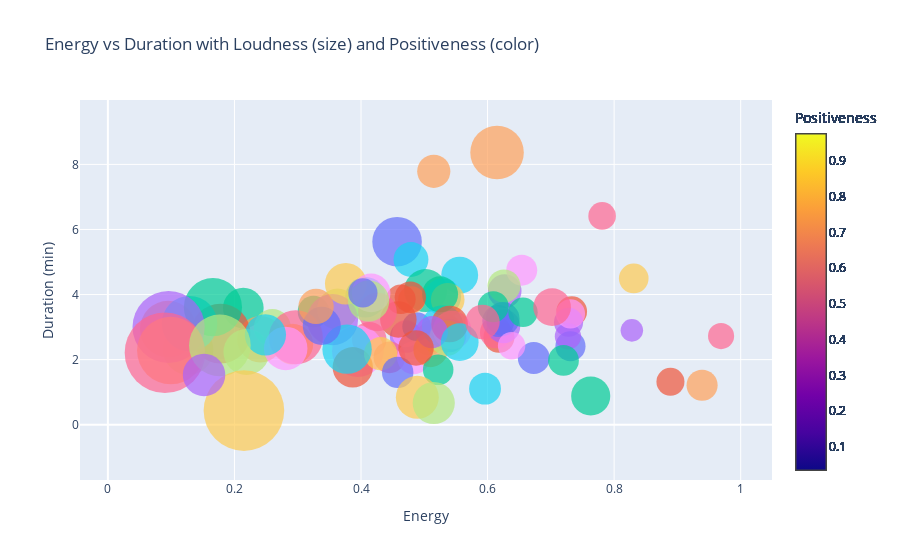

Source (notebook cell):
### Code cell
# Create Bubble Chart
fig = go.Figure()

# Add traces for each track
for index, row in filtered_df.iterrows():
    fig.add_trace(go.Scatter(
        x=[row['Energy']],
        y=[row['Duration']/(1000*60)],
        mode='markers',
        marker=dict(
            size=abs(row['Loudness']) * 3.5,  # Take the absolute value of Loudness and adjust the size of the bubbles
            color=row['Valence'],  # Use Valence for the color of the bubbles
            #colorscale='RdYlBu',  # Set the color scale from red to blue
            cmin=filtered_df['Valence'].min(),  # Set the minimum value for the color scale
            cmax=filtered_df['Valence'].max(),  # Set the maximum value for the color scale
            opacity=0.7,
            colorbar=dict(
                title='Positiveness'  # Label for the colorbar
            )
        ),
        text=row['Track Name'],  # Text to display when hovering over the bubbles
        hoverinfo='text', showlegend=False,
    ))

# Update layout
fig.update_layout(
    title='Energy vs Duration with Loudness (size) and Positiveness (color)',
    xaxis=dict(title='Energy'),
    yaxis=dict(title='Duration (min)')
)

# Show the plot
fig.show()

### Figure 1 — Plotly figure (JSON) as saved in the notebook; plotly's stock layout.template omitted (floating-point values rounded to 4 significant figures)
{"data": [{"hoverinfo": "text", "marker": {"cmax": 0.975, "cmin": 0.0357, "color": 0.175, "colorbar": {"title": {"text": "Positiveness"}}, "opacity": 0.7, "size": 49.57}, "mode": "markers", "showlegend": false, "text": "A Day In The Life - Remastered 2009", "type": "scatter", "x": [0.457], "y": [5.624]}, {"hoverinfo": "text", "marker": {"cmax": 0.975, "cmin": 0.0357, "color": 0.879, "colorbar": {"title": {"text": "Positiveness"}}, "opacity": 0.7, "size": 28.02}, "mode": "markers", "showlegend": false, "text": "Sgt. Pepper's Lonely Hearts Club Band - Reprise / Remastered 2009", "type": "scatter", "x": [0.889], "y": [1.318]}, {"hoverinfo": "text", "marker": {"cmax": 0.975, "cmin": 0.0357, "color": 0.393, "colorbar": {"title": {"text": "Positiveness"}}, "opacity": 0.7, "size": 40.7}, "mode": "markers", "showlegend": false, "text": "She's Leaving Home - Remastered 2009", "type": "scatter", "x": [0.214], "y": [3.586]}, {"hoverinfo": "text", "marker": {"cmax": 0.975, "cmin": 0.0357, "color": 0.63, "colorbar": {"title": {"text": "Positiveness"}}, "opacity": 0.7, "size": 32.03}, "mode": "markers", "showlegend": false, "text": "Lovely Rita - Remastered 2009", "type": "scatter", "x": [0.471], "y": [2.702]}, {"hoverinfo": "text", "marker": {"cmax": 0.975, "cmin": 0.0357, "color": 0.661, "colorbar": {"title": {"text": "Positiveness"}}, "opacity": 0.7, "size": 46.4}, "mode": "markers", "showlegend": false, "text": "When I'm Sixty Four - Remastered 2009", "type": "scatter", "x": [0.241], "y": [2.628]}, {"hoverinfo": "text", "marker": {"cmax": 0.975, "cmin": 0.0357, "color": 0.354, "colorbar": {"title": {"text": "Positiveness"}}, "opacity": 0.7, "size": 34.88}, "mode": "markers", "showlegend": false, "text": "Within You Without You - Remastered 2009", "type": "scatter", "x": [0.479], "y": [5.078]}, {"hoverinfo": "text", "marker": {"cmax": 0.975, "cmin": 0.0357, "color": 0.71, "colorbar": {"title": {"text": "Positiveness"}}, "opacity": 0.7, "size": 34.53}, "mode": "markers", "showlegend": false, "text": "Being For The Benefit Of Mr. Kite! - Remastered 2009", "type": "scatter", "x": [0.413], "y": [2.626]}, {"hoverinfo": "text", "marker": {"cmax": 0.975, "cmin": 0.0357, "color": 0.619, "colorbar": {"title": {"text": "Positiveness"}}, "opacity": 0.7, "size": 31.21}, "mode": "markers", "showlegend": false, "text": "Fixing A Hole - Remastered 2009", "type": "scatter", "x": [0.507], "y": [2.614]}, {"hoverinfo": "text", "marker": {"cmax": 0.975, "cmin": 0.0357, "color": 0.764, "colorbar": {"title": {"text": "Positiveness"}}, "opacity": 0.7, "size": 27.6}, "mode": "markers", "showlegend": false, "text": "Getting Better - Remastered 2009", "type": "scatter", "x": [0.471], "y": [2.802]}, {"hoverinfo": "text", "marker": {"cmax": 0.975, "cmin": 0.0357, "color": 0.803, "colorbar": {"title": {"text": "Positiveness"}}, "opacity": 0.7, "size": 32.7}, "mode": "markers", "showlegend": false, "text": "With A Little Help From My Friends - Remastered 2009", "type": "scatter", "x": [0.515], "y": [2.735]}, {"hoverinfo": "text", "marker": {"cmax": 0.975, "cmin": 0.0357, "color": 0.583, "colorbar": {"title": {"text": "Positiveness"}}, "opacity": 0.7, "size": 31.9}, "mode": "markers", "showlegend": false, "text": "Sgt. Pepper's Lonely Hearts Club Band - Remastered 2009", "type": "scatter", "x": [0.673], "y": [2.048]}, {"hoverinfo": "text", "marker": {"cmax": 0.975, "cmin": 0.0357, "color": 0.93, "colorbar": {"title": {"text": "Positiveness"}}, "opacity": 0.7, "size": 31.07}, "mode": "markers", "showlegend": false, "text": "Good Morning Good Morning - Remastered 2009", "type": "scatter", "x": [0.618], "y": [2.687]}, {"hoverinfo": "text", "marker": {"cmax": 0.975, "cmin": 0.0357, "color": 0.668, "colorbar": {"title": {"text": "Positiveness"}}, "opacity": 0.7, "size": 31.65}, "mode": "markers", "showlegend": false, "text": "Lucy In The Sky With Diamonds - Remastered 2009", "type": "scatter", "x": [0.325], "y": [3.474]}, {"hoverinfo": "text", "marker": {"cmax": 0.975, "cmin": 0.0357, "color": 0.255, "colorbar": {"title": {"text": "Positiveness"}}, "opacity": 0.7, "size": 33.76}, "mode": "markers", "showlegend": false, "text": "Strawberry Fields Forever - Stereo Mix 2015", "type": "scatter", "x": [0.627], "y": [4.107]}, {"hoverinfo": "text", "marker": {"cmax": 0.975, "cmin": 0.0357, "color": 0.641, "colorbar": {"title": {"text": "Positiveness"}}, "opacity": 0.7, "size": 26.66}, "mode": "markers", "showlegend": false, "text": "Penny Lane - Stereo Mix 2017", "type": "scatter", "x": [0.536], "y": [2.986]}, {"hoverinfo": "text", "marker": {"cmax": 0.975, "cmin": 0.0357, "color": 0.0378, "colorbar": {"title": {"text": "Positiveness"}}, "opacity": 0.7, "size": 40.51}, "mode": "markers", "showlegend": false, "text": "Blue Jay Way - Remastered 2009", "type": "scatter", "x": [0.407], "y": [3.918]}, {"hoverinfo": "text", "marker": {"cmax": 0.975, "cmin": 0.0357, "color": 0.338, "colorbar": {"title": {"text": "Positiveness"}}, "opacity": 0.7, "size": 31.73}, "mode": "markers", "showlegend": false, "text": "Magical Mystery Tour - Remastered 2009", "type": "scatter", "x": [0.613], "y": [2.835]}, {"hoverinfo": "text", "marker": {"cmax": 0.975, "cmin": 0.0357, "color": 0.49, "colorbar": {"title": {"text": "Positiveness"}}, "opacity": 0.7, "size": 37.02}, "mode": "markers", "showlegend": false, "text": "The Fool On The Hill - Remastered 2009", "type": "scatter", "x": [0.26], "y": [2.985]}, {"hoverinfo": "text", "marker": {"cmax": 0.975, "cmin": 0.0357, "color": 0.261, "colorbar": {"title": {"text": "Positiveness"}}, "opacity": 0.7, "size": 51.64}, "mode": "markers", "showlegend": false, "text": "Flying - Remastered 2009", "type": "scatter", "x": [0.395], "y": [2.259]}, {"hoverinfo": "text", "marker": {"cmax": 0.975, "cmin": 0.0357, "color": 0.724, "colorbar": {"title": {"text": "Positiveness"}}, "opacity": 0.7, "size": 39.76}, "mode": "markers", "showlegend": false, "text": "Your Mother Should Know - Remastered 2009", "type": "scatter", "x": [0.293], "y": [2.474]}, {"hoverinfo": "text", "marker": {"cmax": 0.975, "cmin": 0.0357, "color": 0.49, "colorbar": {"title": {"text": "Positiveness"}}, "opacity": 0.7, "size": 28.77}, "mode": "markers", "showlegend": false, "text": "Penny Lane - Remastered 2009", "type": "scatter", "x": [0.488], "y": [3.015]}, {"hoverinfo": "text", "marker": {"cmax": 0.975, "cmin": 0.0357, "color": 0.806, "colorbar": {"title": {"text": "Positiveness"}}, "opacity": 0.7, "size": 30.64}, "mode": "markers", "showlegend": false, "text": "Hello, Goodbye - Remastered 2009", "type": "scatter", "x": [0.733], "y": [3.481]}, {"hoverinfo": "text", "marker": {"cmax": 0.975, "cmin": 0.0357, "color": 0.289, "colorbar": {"title": {"text": "Positiveness"}}, "opacity": 0.7, "size": 42.97}, "mode": "markers", "showlegend": false, "text": "Strawberry Fields Forever - Remastered 2009", "type": "scatter", "x": [0.502], "y": [4.122]}, {"hoverinfo": "text", "marker": {"cmax": 0.975, "cmin": 0.0357, "color": 0.467, "colorbar": {"title": {"text": "Positiveness"}}, "opacity": 0.7, "size": 33.72}, "mode": "markers", "showlegend": false, "text": "Baby, You're A Rich Man - Remastered 2009", "type": "scatter", "x": [0.625], "y": [3.022]}, {"hoverinfo": "text", "marker": {"cmax": 0.975, "cmin": 0.0357, "color": 0.653, "colorbar": {"title": {"text": "Positiveness"}}, "opacity": 0.7, "size": 27.19}, "mode": "markers", "showlegend": false, "text": "All You Need Is Love - Remastered 2009", "type": "scatter", "x": [0.48], "y": [3.84]}, {"hoverinfo": "text", "marker": {"cmax": 0.975, "cmin": 0.0357, "color": 0.654, "colorbar": {"title": {"text": "Positiveness"}}, "opacity": 0.7, "size": 36.86}, "mode": "markers", "showlegend": false, "text": "I Am The Walrus - Remastered 2009", "type": "scatter", "x": [0.556], "y": [4.598]}, {"hoverinfo": "text", "marker": {"cmax": 0.975, "cmin": 0.0357, "color": 0.52, "colorbar": {"title": {"text": "Positiveness"}}, "opacity": 0.7, "size": 31.87}, "mode": "markers", "showlegend": false, "text": "Piggies - Remastered 2009", "type": "scatter", "x": [0.445], "y": [2.071]}, {"hoverinfo": "text", "marker": {"cmax": 0.975, "cmin": 0.0357, "color": 0.372, "colorbar": {"title": {"text": "Positiveness"}}, "opacity": 0.7, "size": 50.26}, "mode": "markers", "showlegend": false, "text": "Blackbird - Remastered 2009", "type": "scatter", "x": [0.127], "y": [2.306]}, {"hoverinfo": "text", "marker": {"cmax": 0.975, "cmin": 0.0357, "color": 0.717, "colorbar": {"title": {"text": "Positiveness"}}, "opacity": 0.7, "size": 32.98}, "mode": "markers", "showlegend": false, "text": "I'm So Tired - Remastered 2009", "type": "scatter", "x": [0.483], "y": [2.058]}, {"hoverinfo": "text", "marker": {"cmax": 0.975, "cmin": 0.0357, "color": 0.824, "colorbar": {"title": {"text": "Positiveness"}}, "opacity": 0.7, "size": 40.57}, "mode": "markers", "showlegend": false, "text": "Martha My Dear - Remastered 2009", "type": "scatter", "x": [0.292], "y": [2.476]}, {"hoverinfo": "text", "marker": {"cmax": 0.975, "cmin": 0.0357, "color": 0.44, "colorbar": {"title": {"text": "Positiveness"}}, "opacity": 0.7, "size": 33.6}, "mode": "markers", "showlegend": false, "text": "Happiness Is A Warm Gun - Remastered 2009", "type": "scatter", "x": [0.54], "y": [2.742]}, {"hoverinfo": "text", "marker": {"cmax": 0.975, "cmin": 0.0357, "color": 0.648, "colorbar": {"title": {"text": "Positiveness"}}, "opacity": 0.7, "size": 36.45}, "mode": "markers", "showlegend": false, "text": "The Continuing Story Of Bungalow Bill - Remastered 2009", "type": "scatter", "x": [0.459], "y": [3.236]}, {"hoverinfo": "text", "marker": {"cmax": 0.975, "cmin": 0.0357, "color": 0.152, "colorbar": {"title": {"text": "Positiveness"}}, "opacity": 0.7, "size": 39.15}, "mode": "markers", "showlegend": false, "text": "Wild Honey Pie - Remastered 2009", "type": "scatter", "x": [0.763], "y": [0.8829]}, {"hoverinfo": "text", "marker": {"cmax": 0.975, "cmin": 0.0357, "color": 0.975, "colorbar": {"title": {"text": "Positiveness"}}, "opacity": 0.7, "size": 29.16}, "mode": "markers", "showlegend": false, "text": "Ob-La-Di, Ob-La-Da - Remastered 2009", "type": "scatter", "x": [0.728], "y": [3.149]}, {"hoverinfo": "text", "marker": {"cmax": 0.975, "cmin": 0.0357, "color": 0.789, "colorbar": {"title": {"text": "Positiveness"}}, "opacity": 0.7, "size": 34.39}, "mode": "markers", "showlegend": false, "text": "Glass Onion - Remastered 2009", "type": "scatter", "x": [0.51], "y": [2.297]}, {"hoverinfo": "text", "marker": {"cmax": 0.975, "cmin": 0.0357, "color": 0.332, "colorbar": {"title": {"text": "Positiveness"}}, "opacity": 0.7, "size": 36.87}, "mode": "markers", "showlegend": false, "text": "Dear Prudence - Remastered 2009", "type": "scatter", "x": [0.529], "y": [3.93]}, {"hoverinfo": "text", "marker": {"cmax": 0.975, "cmin": 0.0357, "color": 0.494, "colorbar": {"title": {"text": "Positiveness"}}, "opacity": 0.7, "size": 26.12}, "mode": "markers", "showlegend": false, "text": "Back In The U.S.S.R. - Remastered 2009", "type": "scatter", "x": [0.969], "y": [2.724]}, {"hoverinfo": "text", "marker": {"cmax": 0.975, "cmin": 0.0357, "color": 0.648, "colorbar": {"title": {"text": "Positiveness"}}, "opacity": 0.7, "size": 41.05}, "mode": "markers", "showlegend": false, "text": "Rocky Raccoon - Remastered 2009", "type": "scatter", "x": [0.363], "y": [3.552]}, {"hoverinfo": "text", "marker": {"cmax": 0.975, "cmin": 0.0357, "color": 0.702, "colorbar": {"title": {"text": "Positiveness"}}, "opacity": 0.7, "size": 30.99}, "mode": "markers", "showlegend": false, "text": "While My Guitar Gently Weeps - Remastered 2009", "type": "scatter", "x": [0.654], "y": [4.75]}, {"hoverinfo": "text", "marker": {"cmax": 0.975, "cmin": 0.0357, "color": 0.946, "colorbar": {"title": {"text": "Positiveness"}}, "opacity": 0.7, "size": 33.66}, "mode": "markers", "showlegend": false, "text": "Don't Pass Me By - Remastered 2009", "type": "scatter", "x": [0.537], "y": [3.841]}, {"hoverinfo": "text", "marker": {"cmax": 0.975, "cmin": 0.0357, "color": 0.81, "colorbar": {"title": {"text": "Positiveness"}}, "opacity": 0.7, "size": 30.15}, "mode": "markers", "showlegend": false, "text": "Everybody's Got Something To Hide Except Me And My Monkey - Remastered 2009", "type": "scatter", "x": [0.731], "y": [2.413]}, {"hoverinfo": "text", "marker": {"cmax": 0.975, "cmin": 0.0357, "color": 0.832, "colorbar": {"title": {"text": "Positiveness"}}, "opacity": 0.7, "size": 40.35}, "mode": "markers", "showlegend": false, "text": "I Will - Remastered 2009", "type": "scatter", "x": [0.387], "y": [1.766]}, {"hoverinfo": "text", "marker": {"cmax": 0.975, "cmin": 0.0357, "color": 0.957, "colorbar": {"title": {"text": "Positiveness"}}, "opacity": 0.7, "size": 30.51}, "mode": "markers", "showlegend": false, "text": "Why Don't We Do It In The Road? - Remastered 2009", "type": "scatter", "x": [0.522], "y": [1.686]}, {"hoverinfo": "text", "marker": {"cmax": 0.975, "cmin": 0.0357, "color": 0.178, "colorbar": {"title": {"text": "Positiveness"}}, "opacity": 0.7, "size": 51.04}, "mode": "markers", "showlegend": false, "text": "Good Night - Remastered 2009", "type": "scatter", "x": [0.355], "y": [3.229]}, {"hoverinfo": "text", "marker": {"cmax": 0.975, "cmin": 0.0357, "color": 0.101, "colorbar": {"title": {"text": "Positiveness"}}, "opacity": 0.7, "size": 53.54}, "mode": "markers", "showlegend": false, "text": "Revolution 9 - Remastered 2009", "type": "scatter", "x": [0.615], "y": [8.367]}, {"hoverinfo": "text", "marker": {"cmax": 0.975, "cmin": 0.0357, "color": 0.362, "colorbar": {"title": {"text": "Positiveness"}}, "opacity": 0.7, "size": 41.48}, "mode": "markers", "showlegend": false, "text": "Cry Baby Cry - Remastered 2009", "type": "scatter", "x": [0.529], "y": [3.035]}, {"hoverinfo": "text", "marker": {"cmax": 0.975, "cmin": 0.0357, "color": 0.553, "colorbar": {"title": {"text": "Positiveness"}}, "opacity": 0.7, "size": 54.08}, "mode": "markers", "showlegend": false, "text": "Honey Pie - Remastered 2009", "type": "scatter", "x": [0.297], "y": [2.686]}, {"hoverinfo": "text", "marker": {"cmax": 0.975, "cmin": 0.0357, "color": 0.695, "colorbar": {"title": {"text": "Positiveness"}}, "opacity": 0.7, "size": 33.08}, "mode": "markers", "showlegend": false, "text": "Revolution 1 - Remastered 2009", "type": "scatter", "x": [0.626], "y": [4.262]}, {"hoverinfo": "text", "marker": {"cmax": 0.975, "cmin": 0.0357, "color": 0.793, "colorbar": {"title": {"text": "Positiveness"}}, "opacity": 0.7, "size": 38.65}, "mode": "markers", "showlegend": false, "text": "Savoy Truffle - Remastered 2009", "type": "scatter", "x": [0.544], "y": [2.908]}, {"hoverinfo": "text", "marker": {"cmax": 0.975, "cmin": 0.0357, "color": 0.281, "colorbar": {"title": {"text": "Positiveness"}}, "opacity": 0.7, "size": 29.64}, "mode": "markers", "showlegend": false, "text": "Helter Skelter - Remastered 2009", "type": "scatter", "x": [0.831], "y": [4.496]}, {"hoverinfo": "text", "marker": {"cmax": 0.975, "cmin": 0.0357, "color": 0.671, "colorbar": {"title": {"text": "Positiveness"}}, "opacity": 0.7, "size": 33.69}, "mode": "markers", "showlegend": false, "text": "Sexy Sadie - Remastered 2009", "type": "scatter", "x": [0.624], "y": [3.254]}, {"hoverinfo": "text", "marker": {"cmax": 0.975, "cmin": 0.0357, "color": 0.401, "colorbar": {"title": {"text": "Positiveness"}}, "opacity": 0.7, "size": 59.88}, "mode": "markers", "showlegend": false, "text": "Mother Nature's Son - Remastered 2009", "type": "scatter", "x": [0.178], "y": [2.8]}, {"hoverinfo": "text", "marker": {"cmax": 0.975, "cmin": 0.0357, "color": 0.435, "colorbar": {"title": {"text": "Positiveness"}}, "opacity": 0.7, "size": 35.95}, "mode": "markers", "showlegend": false, "text": "Yer Blues - Remastered 2009", "type": "scatter", "x": [0.525], "y": [4.008]}, {"hoverinfo": "text", "marker": {"cmax": 0.975, "cmin": 0.0357, "color": 0.91, "colorbar": {"title": {"text": "Positiveness"}}, "opacity": 0.7, "size": 26.28}, "mode": "markers", "showlegend": false, "text": "Birthday - Remastered 2009", "type": "scatter", "x": [0.727], "y": [2.718]}, {"hoverinfo": "text", "marker": {"cmax": 0.975, "cmin": 0.0357, "color": 0.193, "colorbar": {"title": {"text": "Positiveness"}}, "opacity": 0.7, "size": 56.29}, "mode": "markers", "showlegend": false, "text": "Julia - Remastered 2009", "type": "scatter", "x": [0.0953], "y": [2.944]}, {"hoverinfo": "text", "marker": {"cmax": 0.975, "cmin": 0.0357, "color": 0.163, "colorbar": {"title": {"text": "Positiveness"}}, "opacity": 0.7, "size": 55.59}, "mode": "markers", "showlegend": false, "text": "Long, Long, Long - Remastered 2009", "type": "scatter", "x": [0.129], "y": [3.105]}, {"hoverinfo": "text", "marker": {"cmax": 0.975, "cmin": 0.0357, "color": 0.199, "colorbar": {"title": {"text": "Positiveness"}}, "opacity": 0.7, "size": 27.57}, "mode": "markers", "showlegend": false, "text": "It's All Too Much - Remastered 2009", "type": "scatter", "x": [0.781], "y": [6.417]}, {"hoverinfo": "text", "marker": {"cmax": 0.975, "cmin": 0.0357, "color": 0.688, "colorbar": {"title": {"text": "Positiveness"}}, "opacity": 0.7, "size": 35.24}, "mode": "markers", "showlegend": false, "text": "Yellow Submarine - Remastered 2009", "type": "scatter", "x": [0.536], "y": [2.662]}, {"hoverinfo": "text", "marker": {"cmax": 0.975, "cmin": 0.0357, "color": 0.801, "colorbar": {"title": {"text": "Positiveness"}}, "opacity": 0.7, "size": 29.19}, "mode": "markers", "showlegend": false, "text": "Only A Northern Song - Remastered 2009", "type": "scatter", "x": [0.731], "y": [3.408]}, {"hoverinfo": "text", "marker": {"cmax": 0.975, "cmin": 0.0357, "color": 0.778, "colorbar": {"title": {"text": "Positiveness"}}, "opacity": 0.7, "size": 33.23}, "mode": "markers", "showlegend": false, "text": "All Together Now - Remastered 2009", "type": "scatter", "x": [0.431], "y": [2.182]}, {"hoverinfo": "text", "marker": {"cmax": 0.975, "cmin": 0.0357, "color": 0.947, "colorbar": {"title": {"text": "Positiveness"}}, "opacity": 0.7, "size": 32.07}, "mode": "markers", "showlegend": false, "text": "Hey Bulldog - Remastered 2009", "type": "scatter", "x": [0.617], "y": [3.188]}, {"hoverinfo": "text", "marker": {"cmax": 0.975, "cmin": 0.0357, "color": 0.627, "colorbar": {"title": {"text": "Positiveness"}}, "opacity": 0.7, "size": 29.59}, "mode": "markers", "showlegend": false, "text": "All You Need Is Love - Remastered 2009", "type": "scatter", "x": [0.463], "y": [3.854]}, {"hoverinfo": "text", "marker": {"cmax": 0.975, "cmin": 0.0357, "color": 0.0489, "colorbar": {"title": {"text": "Positiveness"}}, "opacity": 0.7, "size": 58.18}, "mode": "markers", "showlegend": false, "text": "Sea Of Monsters - Remastered 2009", "type": "scatter", "x": [0.166], "y": [3.612]}, {"hoverinfo": "text", "marker": {"cmax": 0.975, "cmin": 0.0357, "color": 0.0629, "colorbar": {"title": {"text": "Positiveness"}}, "opacity": 0.7, "size": 72.2}, "mode": "markers", "showlegend": false, "text": "Sea Of Time - Remastered 2009", "type": "scatter", "x": [0.096], "y": [3.004]}, {"hoverinfo": "text", "marker": {"cmax": 0.975, "cmin": 0.0357, "color": 0.0357, "colorbar": {"title": {"text": "Positiveness"}}, "opacity": 0.7, "size": 67.43}, "mode": "markers", "showlegend": false, "text": "Sea Of Holes - Remastered 2009", "type": "scatter", "x": [0.0994], "y": [2.278]}, {"hoverinfo": "text", "marker": {"cmax": 0.975, "cmin": 0.0357, "color": 0.16, "colorbar": {"title": {"text": "Positiveness"}}, "opacity": 0.7, "size": 49.41}, "mode": "markers", "showlegend": false, "text": "March Of The Meanies - Remastered 2009", "type": "scatter", "x": [0.378], "y": [2.323]}, {"hoverinfo": "text", "marker": {"cmax": 0.975, "cmin": 0.0357, "color": 0.0462, "colorbar": {"title": {"text": "Positiveness"}}, "opacity": 0.7, "size": 80.56}, "mode": "markers", "showlegend": false, "text": "Pepperland Laid Waste - Remastered 2009", "type": "scatter", "x": [0.0902], "y": [2.213]}, {"hoverinfo": "text", "marker": {"cmax": 0.975, "cmin": 0.0357, "color": 0.271, "colorbar": {"title": {"text": "Positiveness"}}, "opacity": 0.7, "size": 46.04}, "mode": "markers", "showlegend": false, "text": "Yellow Submarine In Pepperland - Remastered 2009", "type": "scatter", "x": [0.219], "y": [2.234]}, {"hoverinfo": "text", "marker": {"cmax": 0.975, "cmin": 0.0357, "color": 0.367, "colorbar": {"title": {"text": "Positiveness"}}, "opacity": 0.7, "size": 43.52}, "mode": "markers", "showlegend": false, "text": "Pepperland - Remastered 2009", "type": "scatter", "x": [0.281], "y": [2.346]}, {"hoverinfo": "text", "marker": {"cmax": 0.975, "cmin": 0.0357, "color": 0.187, "colorbar": {"title": {"text": "Positiveness"}}, "opacity": 0.7, "size": 41.7}, "mode": "markers", "showlegend": false, "text": "Come Together - Remastered 2009", "type": "scatter", "x": [0.376], "y": [4.332]}, {"hoverinfo": "text", "marker": {"cmax": 0.975, "cmin": 0.0357, "color": 0.377, "colorbar": {"title": {"text": "Positiveness"}}, "opacity": 0.7, "size": 38.05}, "mode": "markers", "showlegend": false, "text": "Something - Remastered 2009", "type": "scatter", "x": [0.338], "y": [3.038]}, {"hoverinfo": "text", "marker": {"cmax": 0.975, "cmin": 0.0357, "color": 0.394, "colorbar": {"title": {"text": "Positiveness"}}, "opacity": 0.7, "size": 36.69}, "mode": "markers", "showlegend": false, "text": "Here Comes The Sun - Remastered 2009", "type": "scatter", "x": [0.54], "y": [3.096]}, {"hoverinfo": "text", "marker": {"cmax": 0.975, "cmin": 0.0357, "color": 0.549, "colorbar": {"title": {"text": "Positiveness"}}, "opacity": 0.7, "size": 29.44}, "mode": "markers", "showlegend": false, "text": "Oh! Darling - Remastered 2009", "type": "scatter", "x": [0.656], "y": [3.454]}, {"hoverinfo": "text", "marker": {"cmax": 0.975, "cmin": 0.0357, "color": 0.73, "colorbar": {"title": {"text": "Positiveness"}}, "opacity": 0.7, "size": 32.02}, "mode": "markers", "showlegend": false, "text": "Octopus's Garden - Remastered 2009", "type": "scatter", "x": [0.512], "y": [2.845]}, {"hoverinfo": "text", "marker": {"cmax": 0.975, "cmin": 0.0357, "color": 0.42, "colorbar": {"title": {"text": "Positiveness"}}, "opacity": 0.7, "size": 33.2}, "mode": "markers", "showlegend": false, "text": "I Want You (She's So Heavy) - Remastered 2009", "type": "scatter", "x": [0.515], "y": [7.789]}, {"hoverinfo": "text", "marker": {"cmax": 0.975, "cmin": 0.0357, "color": 0.162, "colorbar": {"title": {"text": "Positiveness"}}, "opacity": 0.7, "size": 41.22}, "mode": "markers", "showlegend": false, "text": "Because - Remastered 2009", "type": "scatter", "x": [0.249], "y": [2.761]}, {"hoverinfo": "text", "marker": {"cmax": 0.975, "cmin": 0.0357, "color": 0.726, "colorbar": {"title": {"text": "Positiveness"}}, "opacity": 0.7, "size": 38.66}, "mode": "markers", "showlegend": false, "text": "Maxwell's Silver Hammer - Remastered 2009", "type": "scatter", "x": [0.426], "y": [3.465]}, {"hoverinfo": "text", "marker": {"cmax": 0.975, "cmin": 0.0357, "color": 0.192, "colorbar": {"title": {"text": "Positiveness"}}, "opacity": 0.7, "size": 61.7}, "mode": "markers", "showlegend": false, "text": "Sun King - Remastered 2009", "type": "scatter", "x": [0.177], "y": [2.438]}, {"hoverinfo": "text", "marker": {"cmax": 0.975, "cmin": 0.0357, "color": 0.223, "colorbar": {"title": {"text": "Positiveness"}}, "opacity": 0.7, "size": 38.68}, "mode": "markers", "showlegend": false, "text": "You Never Give Me Your Money - Remastered 2009", "type": "scatter", "x": [0.416], "y": [4.05]}, {"hoverinfo": "text", "marker": {"cmax": 0.975, "cmin": 0.0357, "color": 0.522, "colorbar": {"title": {"text": "Positiveness"}}, "opacity": 0.7, "size": 80.61}, "mode": "markers", "showlegend": false, "text": "Her Majesty - Remastered 2009", "type": "scatter", "x": [0.215], "y": [0.4331]}, {"hoverinfo": "text", "marker": {"cmax": 0.975, "cmin": 0.0357, "color": 0.704, "colorbar": {"title": {"text": "Positiveness"}}, "opacity": 0.7, "size": 31.42}, "mode": "markers", "showlegend": false, "text": "Carry That Weight - Remastered 2009", "type": "scatter", "x": [0.458], "y": [1.608]}, {"hoverinfo": "text", "marker": {"cmax": 0.975, "cmin": 0.0357, "color": 0.222, "colorbar": {"title": {"text": "Positiveness"}}, "opacity": 0.7, "size": 35.42}, "mode": "markers", "showlegend": false, "text": "The End - Remastered 2009", "type": "scatter", "x": [0.487], "y": [2.36]}, {"hoverinfo": "text", "marker": {"cmax": 0.975, "cmin": 0.0357, "color": 0.69, "colorbar": {"title": {"text": "Positiveness"}}, "opacity": 0.7, "size": 30.78}, "mode": "markers", "showlegend": false, "text": "She Came In Through The Bathroom Window - Remastered 2009", "type": "scatter", "x": [0.72], "y": [1.977]}, {"hoverinfo": "text", "marker": {"cmax": 0.975, "cmin": 0.0357, "color": 0.239, "colorbar": {"title": {"text": "Positiveness"}}, "opacity": 0.7, "size": 42.44}, "mode": "markers", "showlegend": false, "text": "Golden Slumbers - Remastered 2009", "type": "scatter", "x": [0.152], "y": [1.529]}, {"hoverinfo": "text", "marker": {"cmax": 0.975, "cmin": 0.0357, "color": 0.499, "colorbar": {"title": {"text": "Positiveness"}}, "opacity": 0.7, "size": 31.09}, "mode": "markers", "showlegend": false, "text": "Polythene Pam - Remastered 2009", "type": "scatter", "x": [0.939], "y": [1.211]}, {"hoverinfo": "text", "marker": {"cmax": 0.975, "cmin": 0.0357, "color": 0.97, "colorbar": {"title": {"text": "Positiveness"}}, "opacity": 0.7, "size": 31.87}, "mode": "markers", "showlegend": false, "text": "Mean Mr Mustard - Remastered 2009", "type": "scatter", "x": [0.596], "y": [1.109]}, {"hoverinfo": "text", "marker": {"cmax": 0.975, "cmin": 0.0357, "color": 0.931, "colorbar": {"title": {"text": "Positiveness"}}, "opacity": 0.7, "size": 37.65}, "mode": "markers", "showlegend": false, "text": "Two Of Us - Remastered 2009", "type": "scatter", "x": [0.702], "y": [3.614]}, {"hoverinfo": "text", "marker": {"cmax": 0.975, "cmin": 0.0357, "color": 0.858, "colorbar": {"title": {"text": "Positiveness"}}, "opacity": 0.7, "size": 41.26}, "mode": "markers", "showlegend": false, "text": "Across The Universe - Remastered 2009", "type": "scatter", "x": [0.412], "y": [3.802]}, {"hoverinfo": "text", "marker": {"cmax": 0.975, "cmin": 0.0357, "color": 0.525, "colorbar": {"title": {"text": "Positiveness"}}, "opacity": 0.7, "size": 27.49}, "mode": "markers", "showlegend": false, "text": "I Me Mine - Remastered 2009", "type": "scatter", "x": [0.638], "y": [2.426]}, {"hoverinfo": "text", "marker": {"cmax": 0.975, "cmin": 0.0357, "color": 0.67, "colorbar": {"title": {"text": "Positiveness"}}, "opacity": 0.7, "size": 42.97}, "mode": "markers", "showlegend": false, "text": "Dig It - Remastered 2009", "type": "scatter", "x": [0.489], "y": [0.8411]}, {"hoverinfo": "text", "marker": {"cmax": 0.975, "cmin": 0.0357, "color": 0.41, "colorbar": {"title": {"text": "Positiveness"}}, "opacity": 0.7, "size": 29.19}, "mode": "markers", "showlegend": false, "text": "Let It Be - Remastered 2009", "type": "scatter", "x": [0.403], "y": [4.05]}, {"hoverinfo": "text", "marker": {"cmax": 0.975, "cmin": 0.0357, "color": 0.527, "colorbar": {"title": {"text": "Positiveness"}}, "opacity": 0.7, "size": 31.35}, "mode": "markers", "showlegend": false, "text": "Dig A Pony - Remastered 2009", "type": "scatter", "x": [0.478], "y": [3.917]}, {"hoverinfo": "text", "marker": {"cmax": 0.975, "cmin": 0.0357, "color": 0.364, "colorbar": {"title": {"text": "Positiveness"}}, "opacity": 0.7, "size": 30.88}, "mode": "markers", "showlegend": false, "text": "I've Got A Feeling - Remastered 2009", "type": "scatter", "x": [0.609], "y": [3.626]}, {"hoverinfo": "text", "marker": {"cmax": 0.975, "cmin": 0.0357, "color": 0.888, "colorbar": {"title": {"text": "Positiveness"}}, "opacity": 0.7, "size": 22.52}, "mode": "markers", "showlegend": false, "text": "One After 909 - Remastered 2009", "type": "scatter", "x": [0.828], "y": [2.899]}, {"hoverinfo": "text", "marker": {"cmax": 0.975, "cmin": 0.0357, "color": 0.392, "colorbar": {"title": {"text": "Positiveness"}}, "opacity": 0.7, "size": 35.34}, "mode": "markers", "showlegend": false, "text": "The Long And Winding Road - Remastered 2009", "type": "scatter", "x": [0.329], "y": [3.636]}, {"hoverinfo": "text", "marker": {"cmax": 0.975, "cmin": 0.0357, "color": 0.955, "colorbar": {"title": {"text": "Positiveness"}}, "opacity": 0.7, "size": 37.71}, "mode": "markers", "showlegend": false, "text": "For You Blue - Remastered 2009", "type": "scatter", "x": [0.556], "y": [2.537]}, {"hoverinfo": "text", "marker": {"cmax": 0.975, "cmin": 0.0357, "color": 0.332, "colorbar": {"title": {"text": "Positiveness"}}, "opacity": 0.7, "size": 34.43}, "mode": "markers", "showlegend": false, "text": "Get Back - Remastered 2009", "type": "scatter", "x": [0.592], "y": [3.156]}, {"hoverinfo": "text", "marker": {"cmax": 0.975, "cmin": 0.0357, "color": 0.524, "colorbar": {"title": {"text": "Positiveness"}}, "opacity": 0.7, "size": 42.12}, "mode": "markers", "showlegend": false, "text": "Maggie Mae - Remastered 2009", "type": "scatter", "x": [0.515], "y": [0.6673]}], "layout": {"title": {"text": "Energy vs Duration with Loudness (size) and Positiveness (color)"}, "xaxis": {"title": {"text": "Energy"}}, "yaxis": {"title": {"text": "Duration (min)"}}}}
